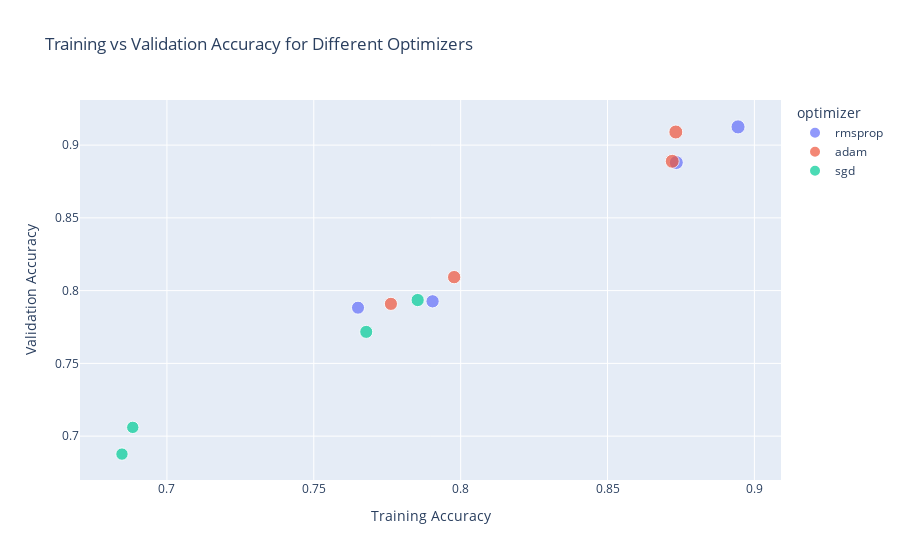

Source (notebook cell):
### Code cell
import plotly.express as px

# Create an interactive scatter plot for training vs validation accuracy
fig = px.scatter(
    results_df, 
    x='train_accuracy', 
    y='val_accuracy', 
    color='optimizer',  # Color by optimizer to differentiate
    hover_data=['filter_size', 'num_filters', 'num_layers', 'num_units', 
                'activation', 'padding', 'stride', 'l1_lambda', 'l2_lambda', 
                'dropout_rate', 'epochs', 'batch_size'],  # Display parameter details
    title='Training vs Validation Accuracy for Different Optimizers',
    labels={'train_accuracy': 'Training Accuracy', 'val_accuracy': 'Validation Accuracy'},
    size='train_accuracy',  # Change the size based on a column, you can replace with any column in your data,
    size_max=10,  # Adjust this value to make bubbles larger or smaller (default is 20)
)

fig.show()

### Figure 1 — Plotly figure (JSON) as saved in the notebook; plotly's stock layout.template omitted (floating-point values rounded to 4 significant figures)
{"data": [{"customdata": [[[3, 3], 64, 2, 32, "relu", "valid", [1, 1], 0, 0, 0, 15, 32], [[3, 3], 64, 2, 32, "relu", "valid", [2, 2], 0, 0, 0, 15, 32], [[3, 3], 64, 2, 64, "relu", "valid", [1, 1], 0, 0, 0, 15, 32], [[3, 3], 64, 2, 64, "relu", "valid", [2, 2], 0, 0, 0, 15, 32]], "hovertemplate": "optimizer=rmsprop<br>Training Accuracy=%{marker.size}<br>Validation Accuracy=%{y}<br>filter_size=%{customdata[0]}<br>num_filters=%{customdata[1]}<br>num_layers=%{customdata[2]}<br>num_units=%{customdata[3]}<br>activation=%{customdata[4]}<br>padding=%{customdata[5]}<br>stride=%{customdata[6]}<br>l1_lambda=%{customdata[7]}<br>l2_lambda=%{customdata[8]}<br>dropout_rate=%{customdata[9]}<br>epochs=%{customdata[10]}<br>batch_size=%{customdata[11]}<extra></extra>", "legendgroup": "rmsprop", "marker": {"color": "#636efa", "size": [0.8734, 0.7651, 0.8944, 0.7904], "sizemode": "area", "sizeref": 0.008944, "symbol": "circle"}, "mode": "markers", "name": "rmsprop", "orientation": "v", "showlegend": true, "type": "scatter", "x": [0.8734, 0.7651, 0.8944, 0.7904], "xaxis": "x", "y": [0.888, 0.7883, 0.9125, 0.7927], "yaxis": "y"}, {"customdata": [[[3, 3], 64, 2, 32, "relu", "valid", [1, 1], 0, 0, 0, 15, 32], [[3, 3], 64, 2, 32, "relu", "valid", [2, 2], 0, 0, 0, 15, 32], [[3, 3], 64, 2, 64, "relu", "valid", [1, 1], 0, 0, 0, 15, 32], [[3, 3], 64, 2, 64, "relu", "valid", [2, 2], 0, 0, 0, 15, 32]], "hovertemplate": "optimizer=adam<br>Training Accuracy=%{marker.size}<br>Validation Accuracy=%{y}<br>filter_size=%{customdata[0]}<br>num_filters=%{customdata[1]}<br>num_layers=%{customdata[2]}<br>num_units=%{customdata[3]}<br>activation=%{customdata[4]}<br>padding=%{customdata[5]}<br>stride=%{customdata[6]}<br>l1_lambda=%{customdata[7]}<br>l2_lambda=%{customdata[8]}<br>dropout_rate=%{customdata[9]}<br>epochs=%{customdata[10]}<br>batch_size=%{customdata[11]}<extra></extra>", "legendgroup": "adam", "marker": {"color": "#EF553B", "size": [0.872, 0.7763, 0.8732, 0.7978], "sizemode": "area", "sizeref": 0.008944, "symbol": "circle"}, "mode": "markers", "name": "adam", "orientation": "v", "showlegend": true, "type": "scatter", "x": [0.872, 0.7763, 0.8732, 0.7978], "xaxis": "x", "y": [0.8889, 0.7909, 0.909, 0.8093], "yaxis": "y"}, {"customdata": [[[3, 3], 64, 2, 32, "relu", "valid", [1, 1], 0, 0, 0, 15, 32], [[3, 3], 64, 2, 32, "relu", "valid", [2, 2], 0, 0, 0, 15, 32], [[3, 3], 64, 2, 64, "relu", "valid", [1, 1], 0, 0, 0, 15, 32], [[3, 3], 64, 2, 64, "relu", "valid", [2, 2], 0, 0, 0, 15, 32]], "hovertemplate": "optimizer=sgd<br>Training Accuracy=%{marker.size}<br>Validation Accuracy=%{y}<br>filter_size=%{customdata[0]}<br>num_filters=%{customdata[1]}<br>num_layers=%{customdata[2]}<br>num_units=%{customdata[3]}<br>activation=%{customdata[4]}<br>padding=%{customdata[5]}<br>stride=%{customdata[6]}<br>l1_lambda=%{customdata[7]}<br>l2_lambda=%{customdata[8]}<br>dropout_rate=%{customdata[9]}<br>epochs=%{customdata[10]}<br>batch_size=%{customdata[11]}<extra></extra>", "legendgroup": "sgd", "marker": {"color": "#00cc96", "size": [0.7854, 0.6847, 0.7679, 0.6884], "sizemode": "area", "sizeref": 0.008944, "symbol": "circle"}, "mode": "markers", "name": "sgd", "orientation": "v", "showlegend": true, "type": "scatter", "x": [0.7854, 0.6847, 0.7679, 0.6884], "xaxis": "x", "y": [0.7935, 0.6877, 0.7717, 0.706], "yaxis": "y"}], "layout": {"legend": {"itemsizing": "constant", "title": {"text": "optimizer"}, "tracegroupgap": 0}, "title": {"text": "Training vs Validation Accuracy for Different Optimizers"}, "xaxis": {"anchor": "y", "domain": [0, 1], "title": {"text": "Training Accuracy"}}, "yaxis": {"anchor": "x", "domain": [0, 1], "title": {"text": "Validation Accuracy"}}}}
